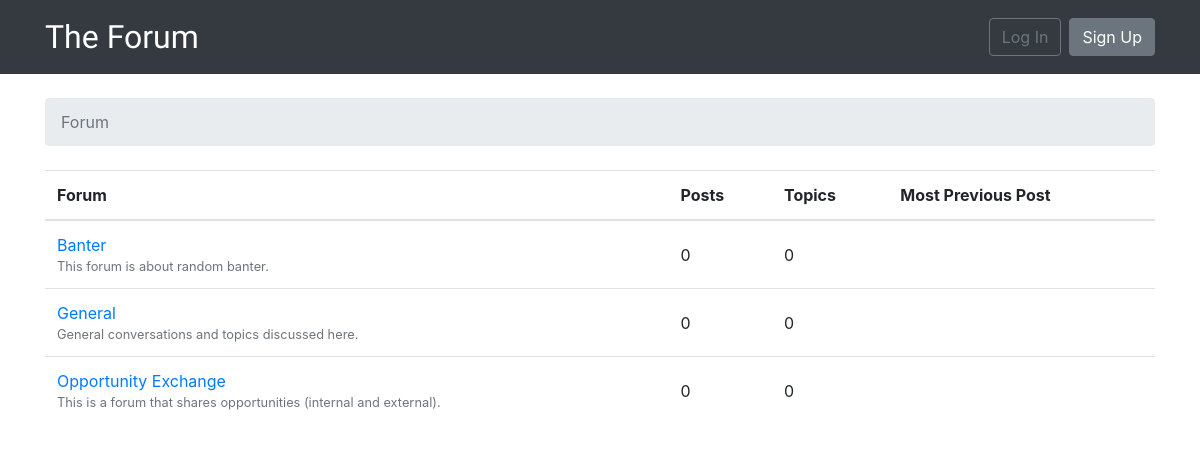
The page / on the database its author committed.
### forum/models.py (models this page shows, shortened)
class Forum(models.Model):
    name = models.CharField(max_length=24, unique=True)
    description = models.CharField(max_length=100)

### forum/views.py (the view)
# urls.py: 2. Add a URL to urlpatterns:  path('', views.home, name='home')
def home(request):
    forums = Forum.objects.all()
    return render(request, 'home.html', {'forums': forums})

### templates/home.html
{% extends 'base.html' %}
{% block breadcrumb %}
    <li class="breadcrumb-item active">Forum</li>
{% endblock %}
{% block content %}
    <table class="table">
        <thead class="thead-inverse">
            <tr>
                <th>Forum</th>
                <th>Posts</th>
                <th>Topics</th>
                <th>Most Previous Post</th>
            </tr>
        </thead>
        <tbody>
            {% for forum in forums %}
                <tr>
                    <td>
                        <a href="{% url 'forum_topics' forum.pk %}">{{ forum.name }}</a>
                        <small class="text-muted d-block">{{ forum.description }}</small>
                    </td>
                    <td class="align-middle">0</td>
                    <td class="align-middle">0</td>
                    <td></td>
                </tr>
            {% endfor %}
        </tbody>
    </table>
{% endblock %}

### rows shown on the page
Forum: name "Banter", description "This forum is about random banter."
Forum: name "General", description "General conversations and topics discussed here."
Forum: name "Opportunity Exchange", description "This is a forum that shares opportunities (internal and external)."
